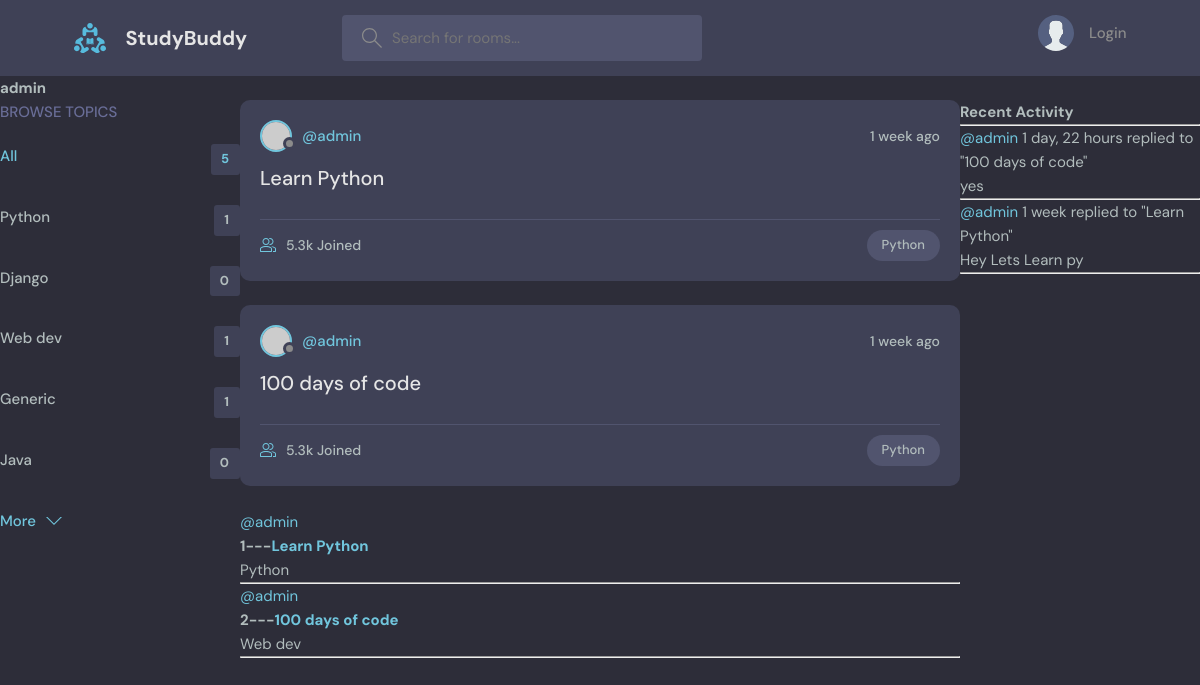
Before: /profile/1/ with the older database file.
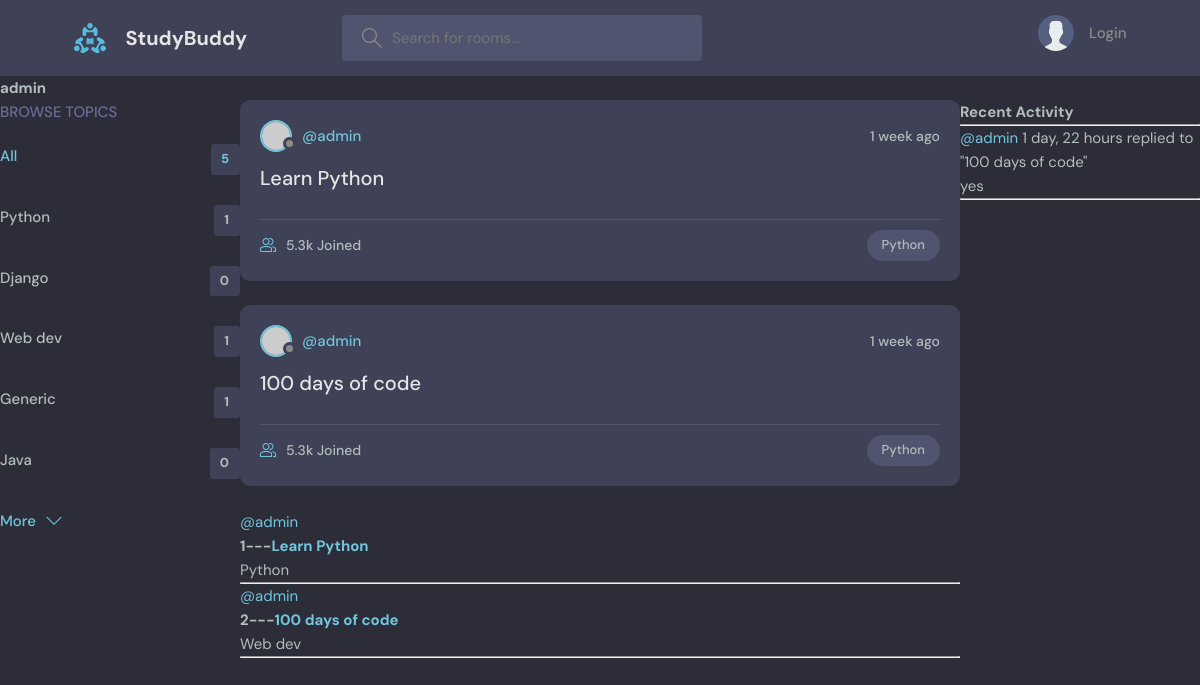
After: the same page with the newer database file.
### base/models.py (models this page shows, shortened)
class Topic(models.Model):
    name = models.CharField(max_length=200)

class Room(models.Model):
    host = models.ForeignKey(User, on_delete=models.SET_NULL, null=True)
    topic = models.ForeignKey(Topic, on_delete=models.SET_NULL, null=True)
    name = models.CharField(max_length=200)
    description = models.TextField(null=True, blank=True)  # it can be blank
    participants=models.ManyToManyField(User,related_name='participants',blank=True)
    updated = models.DateTimeField(auto_now=True)
    created = models.DateTimeField(auto_now_add=True)
    class Meta:
        ordering=['-updated','-created']
    def __str__(self):
        return self.name

class Message(models.Model):
    user = models.ForeignKey(User, on_delete=models.CASCADE)
    room = models.ForeignKey(Room, on_delete=models.CASCADE)
    body = models.TextField()
    updated = models.DateTimeField(auto_now=True)
    created = models.DateTimeField(auto_now_add=True)
    class Meta:
        ordering=['-updated','-created']
    def __str__(self):
        return self.body[:50]

### base/views.py (the view)
# urls.py: path('profile/<str:pk>/', views.userProfile, name='user-profile'),
def userProfile(request,pk):
    user=User.objects.get(id=pk)
    room_messages=user.message_set.all()
    topics=Topic.objects.all()
    rooms=user.room_set.all()
    context={'user':user,'rooms':rooms,'topics':topics,'room_messages':room_messages}
    return render(request, 'base/profile.html',context)

### base/templates/base/profile.html (shortened to what this page needs)
{% extends 'main.html'%}
{% block content %}
<h1>{{user.username}}</h1>
<div class="profile-container">
    <div>
        {% include 'base/topics_component.html' %}
    </div>
    <div>
        {% include 'base/feed_component.html' %}
    </div>
    <div>
        {% include 'base/activity_component.html' %}
    </div>
</div>
{% endblock content %}

### base/templates/base/topics_component.html
    <div class="topics">
      <div class="topics__header">
        <h2>Browse Topics</h2>
      </div>
      <ul class="topics__list">
        <li>
          <a href="{% url 'home' %}" class="active">All <span>{{topics.count}}</span></a>
        </li>
        {% for topic in topics %}
        <li>
          <a href="{% url 'home' %}?q={{topic.name}}">{{topic.name}} <span>{{topic.room_set.all.count}}</span></a>
        </li>
        {% endfor %}
      <a class="btn btn--link" href="topics.html">
        More
        <svg
          version="1.1"
          xmlns="http://www.w3.org/2000/svg"
          width="32"
          height="32"
          viewBox="0 0 32 32"
        >
          <title>chevron-down</title>
          <path d="M16 21l-13-13h-3l16 16 16-16h-3l-13 13z"></path>
        </svg>
      </a>
    </div>

### base/templates/base/feed_component.html (shortened to what this page needs)
{% for room in rooms %}
<div class="roomListRoom">
  <div class="roomListRoom__header">
    <a href="{% url 'user-profile' room.host.id %}" class="roomListRoom__author">
      <div class="avatar avatar--small">
        <img src="https://randomuser.me/api/portraits/women/11.jpg" />
      </div>
      <span>@{{room.host.username}}</span>
    </a>
    <div class="roomListRoom__actions">
      <span>{{room.created |timesince}} ago</span>
    </div>
  </div>
  <div class="roomListRoom__content">
    <a href="{% url 'room' room.id  %}">{{room.name}}</a>
  </div>
  <div class="roomListRoom__meta">
    <a href="room.html" class="roomListRoom__joined">
      5.3k Joined
    </a>
    <p class="roomListRoom__topic">Python</p>
  </div>
</div>
{% endfor %}
    {% for room in rooms %}
    <div>
      <a href="{% url 'user-profile' room.host.id %}">@{{room.host.username}}</a>
      <h5>
        {{room.id}}---<a href="{% url 'room' room.id  %}">{{room.name}}</a>
      </h5>
      <small>{{room.topic.name}}</small>
      <hr />
    </div>
    {% endfor %}

### base/templates/base/activity_component.html (shortened to what this page needs)
<h3>Recent Activity</h3>
<hr />
{% for message in room_messages %}
<div>
  <small><a href="{% url 'user-profile' message.user.id %}">@{{message.user}}</a> {{message.created|timesince}}</small>
  <small>replied to "{{message.room}}"</small>
  <p>{{message}}</p>
  <hr />
</div>
{% endfor %}

Changed rows visible on the page:
removed Message: user "admin", created "1 week", room "Learn Python", body "Hey Lets Learn py"
